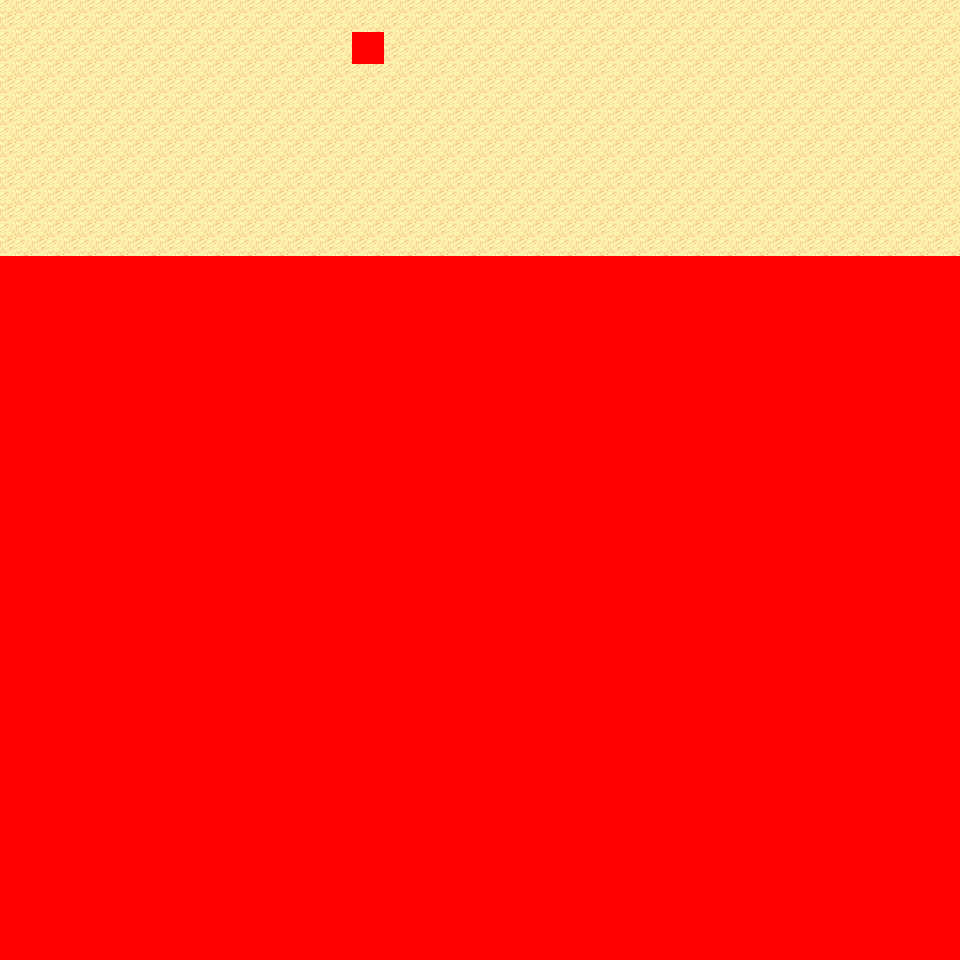

The image is a tile-based game level rendered from a .tmx file. Its description and source (layers, tilesets, objects; grid data summarised) follow:
An orthogonal 30x30 tile map with 32x32 px tiles, 6 tile layers (Ground, Object, Object2, Above, ...), 6 tilesets and 2 objects (2x mapchange).

<map version="1.0" orientation="orthogonal" renderorder="right-down" width="30" height="30" tilewidth="32" tileheight="32" nextobjectid="3">
  <tileset firstgid="1" name="tileset_logic_collision" tilewidth="32" tileheight="32" tilecount="1" columns="1">
    <image source="../drawable/tileset_logic_collision.png" width="32" height="32" />
  </tileset>
  <tileset firstgid="2" name="tileset_terrain_desert" tilewidth="32" tileheight="32" tilecount="88" columns="8">
    <image source="../drawable/tileset_terrain_desert.png" width="256" height="352" />
  </tileset>
  <tileset firstgid="90" name="tileset_ground_sand_2" tilewidth="32" tileheight="32" tilecount="15" columns="5">
    <image source="../drawable/tileset_ground_sand_2.png" width="160" height="96" />
  </tileset>
  <tileset firstgid="105" name="tileset_plant_cactus_2" tilewidth="32" tileheight="32" tilecount="10" columns="5">
    <image source="../drawable/tileset_plant_cactus_2.png" width="160" height="64" />
  </tileset>
  <tileset firstgid="115" name="tileset_plant_cactus" tilewidth="32" tileheight="32" tilecount="2" columns="1">
    <image source="../drawable/tileset_plant_cactus.png" width="32" height="64" />
  </tileset>
  <tileset firstgid="117" name="tileset_plant_round_cactuses" tilewidth="32" tileheight="32" tilecount="20" columns="10">
    <image source="../drawable/tileset_plant_round_cactuses.png" width="320" height="64" />
  </tileset>
  <layer name="Ground" width="30" height="30">
    <data>[900 cells, 240 non-empty, 2 distinct tile ids]</data>
  </layer>
  <layer name="Object" width="30" height="30">
    <data>[900 cells, 0 non-empty, 0 distinct tile ids]</data>
  </layer>
  <layer name="Object2" width="30" height="30">
    <data>[900 cells, 0 non-empty, 0 distinct tile ids]</data>
  </layer>
  <layer name="Above" width="30" height="30">
    <data>[900 cells, 0 non-empty, 0 distinct tile ids]</data>
  </layer>
  <layer name="Above2" width="30" height="30">
    <data>[900 cells, 0 non-empty, 0 distinct tile ids]</data>
  </layer>
  <layer name="Walkable" width="30" height="30">
    <data>[900 cells, 661 non-empty, 1 distinct tile ids]</data>
  </layer>
  <objectgroup name="MapEvents">
    <object id="1" name="north" type="mapchange" x="0" y="0" width="960" height="32">
      <properties>
        <property name="map" value="0_deniran_forest_n2_w_x0_y4" />
        <property name="place" value="south" />
      </properties>
    </object>
    <object id="2" name="east" type="mapchange" x="928" y="0" width="32" height="256">
      <properties>
        <property name="map" value="0_fado_forest_s_x1_y4" />
        <property name="place" value="west" />
      </properties>
    </object>
  </objectgroup>
</map>
